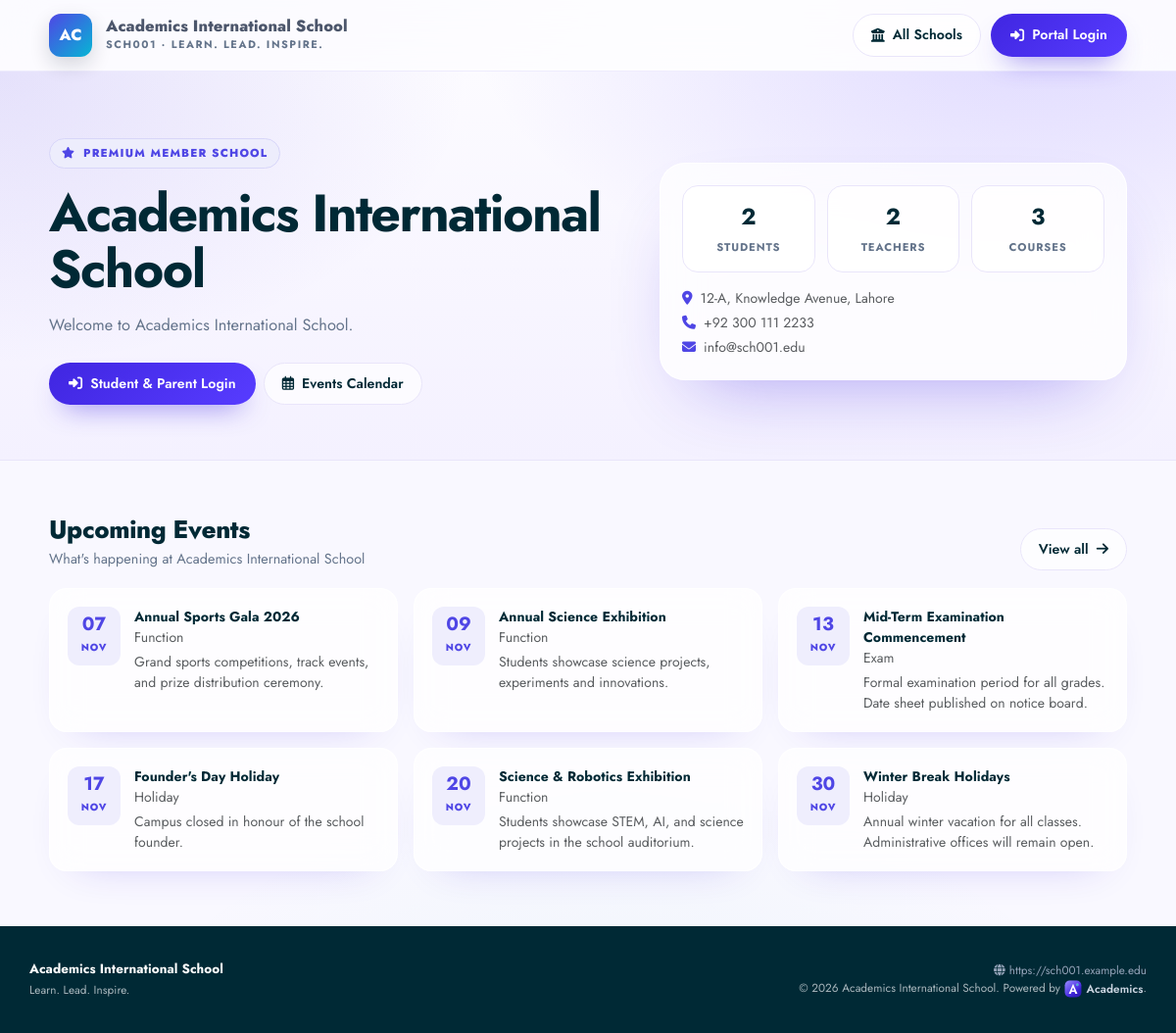
/public/school.php?code=SCH001, run on the app's committed database.
### tables this page shows
CREATE TABLE `school_settings` (
  `id` int(11) NOT NULL AUTO_INCREMENT,
  `school_id` int(11) NOT NULL,
  `public_page_title` varchar(255) DEFAULT NULL,
  `public_page_description` text DEFAULT NULL,
  `allow_parent_auto_login` tinyint(1) NOT NULL DEFAULT 1,
  `session_timeout_minutes` int(11) NOT NULL DEFAULT 30,
  `created_at` timestamp NOT NULL DEFAULT current_timestamp(),
  `updated_at` timestamp NOT NULL DEFAULT current_timestamp() ON UPDATE current_timestamp(),
  PRIMARY KEY (`id`),
  UNIQUE KEY `school_id` (`school_id`),
  CONSTRAINT `fk_school_settings_school` FOREIGN KEY (`school_id`) REFERENCES `schools` (`id`) ON DELETE CASCADE
);

CREATE TABLE `schools` (
  `id` int(11) NOT NULL AUTO_INCREMENT,
  `school_name` varchar(255) NOT NULL,
  `school_code` varchar(50) NOT NULL,
  `subdomain` varchar(50) DEFAULT NULL,
  `school_email` varchar(255) DEFAULT NULL,
  `school_phone` varchar(30) DEFAULT NULL,
  `school_address` text DEFAULT NULL,
  `owner_name` varchar(100) DEFAULT NULL,
  `school_logo` varchar(255) DEFAULT NULL,
  `primary_color` varchar(20) NOT NULL DEFAULT '#4f46e5',
  `secondary_color` varchar(20) NOT NULL DEFAULT '#06b6d4',
  `motto` varchar(255) DEFAULT NULL,
  `website` varchar(255) DEFAULT NULL,
  `status` enum('active','suspended','trial') NOT NULL DEFAULT 'active',
  `plan` enum('basic','pro','enterprise') NOT NULL DEFAULT 'basic',
  `trial_ends_at` datetime DEFAULT NULL,
  `is_active` tinyint(1) NOT NULL DEFAULT 1,
  `subscription_plan` enum('free','basic','premium') NOT NULL DEFAULT 'free',
  `created_at` timestamp NOT NULL DEFAULT current_timestamp(),
  `updated_at` timestamp NOT NULL DEFAULT current_timestamp() ON UPDATE current_timestamp(),
  PRIMARY KEY (`id`),
  UNIQUE KEY `school_code` (`school_code`),
  UNIQUE KEY `uniq_school_subdomain` (`subdomain`),
  KEY `idx_school_code` (`school_code`),
  KEY `idx_school_active` (`is_active`),
  KEY `idx_school_status` (`status`)
);

CREATE TABLE `school_events` (
  `id` int(11) NOT NULL AUTO_INCREMENT,
  `school_id` int(11) DEFAULT NULL,
  `title` varchar(200) NOT NULL,
  `event_type` enum('Function','Holiday','Exam','Meeting','Other') DEFAULT 'Function',
  `description` text DEFAULT NULL,
  `event_date` date NOT NULL,
  `end_date` date DEFAULT NULL,
  `is_holiday` tinyint(1) DEFAULT 0,
  `status` enum('Upcoming','Ongoing','Completed','Cancelled') DEFAULT 'Upcoming',
  `created_by` int(11) DEFAULT NULL,
  `created_at` timestamp NOT NULL DEFAULT current_timestamp(),
  PRIMARY KEY (`id`),
  KEY `created_by` (`created_by`),
  KEY `idx_event_date` (`event_date`),
  KEY `idx_is_holiday` (`is_holiday`),
  KEY `idx_events_school` (`school_id`),
  CONSTRAINT `school_events_ibfk_1` FOREIGN KEY (`created_by`) REFERENCES `users` (`id`) ON DELETE SET NULL
);

### includes/tenant.php (called while the page is built, shortened)
<?php
require_once __DIR__ . '/functions.php';
function school_by_code(PDO $pdo, string $code, bool $activeOnly = true): ?array {
    $sql = "SELECT s.*, ss.public_page_title, ss.public_page_description
            FROM schools s LEFT JOIN school_settings ss ON ss.school_id = s.id
            WHERE s.school_code = ?" . ($activeOnly ? " AND s.is_active = 1" : "") . " LIMIT 1";
    $st = $pdo->prepare($sql);
    $st->execute([$code]);
    return $st->fetch() ?: null;
}

### includes/functions.php (called while the page is built, shortened)
<?php
function e($string) {
    return htmlspecialchars($string ?? '', ENT_QUOTES, 'UTF-8');
}

### public/school.php (the view, shortened to what this page needs)
<?php
require_once __DIR__ . '/../includes/functions.php';
require_once __DIR__ . '/../includes/tenant.php';
require_once __DIR__ . '/../config/db.php';
$code = strtoupper(trim($_GET['code'] ?? ''));
$contextSchool = saas_bootstrap_school_context($pdo);
$school = $code !== '' ? school_by_code($pdo, $code, false) : $contextSchool;
    ?>
    <?php
$stmt = $pdo->prepare("SELECT * FROM school_events WHERE school_id = ? AND status <> 'Cancelled' AND event_date >= CURDATE() ORDER BY event_date ASC LIMIT 6");
$stmt->execute([$school['id']]);
$events = $stmt->fetchAll();
$stmt = $pdo->prepare("SELECT COUNT(*) FROM students WHERE school_id = ? AND status = 'Active'");
$stmt->execute([$school['id']]);
$studentCount = (int)$stmt->fetchColumn();
$stmt = $pdo->prepare("SELECT COUNT(*) FROM users WHERE school_id = ? AND role = 'teacher' AND is_active = 1");
$stmt->execute([$school['id']]);
$teacherCount = (int)$stmt->fetchColumn();
$stmt = $pdo->prepare("SELECT COUNT(*) FROM courses WHERE school_id = ?");
$stmt->execute([$school['id']]);
$courseCount = (int)$stmt->fetchColumn();
$initials = strtoupper(substr(preg_replace('/[^A-Za-z]/', '', $school['school_name']), 0, 2));
?>
<!DOCTYPE html>
<html lang="en">
<head>
    <link href="https://cdn.jsdelivr.net/npm/bootstrap@5.3.2/dist/css/bootstrap.min.css" rel="stylesheet">
    <link href="https://cdnjs.cloudflare.com/ajax/libs/font-awesome/6.5.1/css/all.min.css" rel="stylesheet">
    <link rel="stylesheet" href="../assets/css/edustudy-theme.css">
</head>
<body class="school-public-page">
    <nav class="pub-nav">
        <div class="wrap">
            <div class="brand-mark"><?php echo e($initials); ?></div>
            <div>
                <div class="brand-name"><?php echo e($school['school_name']); ?></div>
                <div class="brand-sub"><?php echo e($school['school_code']); ?> · <?php echo e($school['motto'] ?: 'Official Portal'); ?></div>
            </div>
            <div class="nav-actions">
                <a class="btn-ghost" href="index.php"><i class="fas fa-building-columns"></i> All Schools</a>
                <a class="btn-brand" href="../auth/login.php"><i class="fas fa-right-to-bracket"></i> Portal Login</a>
            </div>
        </div>
    </nav>
    <header class="hero">
        <div class="wrap">
            <div>
                <span class="eyebrow"><i class="fas fa-star"></i> <?php echo e(ucfirst($school['subscription_plan'])); ?> Member School</span>
                <h1><?php echo e($school['school_name']); ?></h1>
                <p><?php echo e($school['public_page_description'] ?: 'A place where curiosity is encouraged, character is built, and every learner is prepared for a changing world.'); ?></p>
                <div class="d-flex gap-2 flex-wrap mt-4">
                    <a class="btn-brand" href="../auth/login.php"><i class="fas fa-right-to-bracket"></i> Student &amp; Parent Login</a>
                    <a class="btn-ghost" href="school_events.php?code=<?php echo urlencode($school['school_code']); ?>"><i class="far fa-calendar-days"></i> Events Calendar</a>
                </div>
            </div>
            <div class="hero-card">
                <div class="stat-grid mb-3">
                    <div class="stat"><b><?php echo number_format($studentCount); ?></b><span>Students</span></div>
                    <div class="stat"><b><?php echo number_format($teacherCount); ?></b><span>Teachers</span></div>
                    <div class="stat"><b><?php echo number_format($courseCount); ?></b><span>Courses</span></div>
                </div>
                <div class="d-flex align-items-center gap-2 small text-muted"><i class="fas fa-location-dot" style="color:var(--p)"></i><?php echo e($school['school_address'] ?: 'Address not published'); ?></div>
                <?php if ($school['school_phone']): ?><div class="d-flex align-items-center gap-2 small text-muted mt-1"><i class="fas fa-phone" style="color:var(--p)"></i><?php echo e($school['school_phone']); ?></div><?php endif; ?>
                <?php if ($school['school_email']): ?><div class="d-flex align-items-center gap-2 small text-muted mt-1"><i class="fas fa-envelope" style="color:var(--p)"></i><?php echo e($school['school_email']); ?></div><?php endif; ?>
            </div>
        </div>
    </header>
    <section class="section">
        <div class="section-head">
            <div><h2>Upcoming Events</h2><p>What's happening at <?php echo e($school['school_name']); ?></p></div>
            <a class="btn-ghost" href="school_events.php?code=<?php echo urlencode($school['school_code']); ?>">View all <i class="fas fa-arrow-right"></i></a>
        </div>
        <div class="row g-3">
            <?php foreach ($events as $ev): ?>
            <div class="col-12 col-md-6 col-xl-4">
                <div class="event-card">
                    <div class="event-date"><b><?php echo date('d', strtotime($ev['event_date'])); ?></b><span><?php echo date('M', strtotime($ev['event_date'])); ?></span></div>
                    <div>
                        <div class="fw-bold small"><?php echo e($ev['title']); ?></div>
                        <div class="text-muted small mb-1"><?php echo e($ev['event_type']); ?><?php echo ($ev['is_holiday'] && $ev['event_type'] !== 'Holiday') ? ' · Holiday' : ''; ?></div>
                        <div class="text-muted small"><?php echo e(mb_substr($ev['description'] ?? '', 0, 90)); ?><?php echo mb_strlen($ev['description'] ?? '') > 90 ? '…' : ''; ?></div>
                    </div>
                </div>
            </div>
            <?php endforeach; ?>
        </div>
    </section>
    <footer class="footer">
        <div class="wrap">
            <div><strong style="color:#fff;"><?php echo e($school['school_name']); ?></strong><br><span class="small"><?php echo e($school['motto'] ?: 'Excellence in education'); ?></span></div>
            <div class="text-md-end small">
                <?php if ($school['website']): ?><a href="<?php echo e($school['website']); ?>" target="_blank" rel="noopener" style="color:#94a3b8;text-decoration:none;"><i class="fas fa-globe me-1"></i><?php echo e($school['website']); ?></a><br><?php endif; ?>
                © <?php echo date('Y'); ?> <?php echo e($school['school_name']); ?>. Powered by
                <a href="../index.php" style="color:#cbd5e1;text-decoration:none;font-weight:600;display:inline-flex;align-items:center;gap:5px;vertical-align:middle;">
                    <img src="../assets/img/academics-mark.svg" alt="" width="18" height="18" style="border-radius:5px;"> Academics
                </a>.
            </div>
        </div>
    </footer>
</body>
</html>

### data on the page
school_settings: school.school_name "AC", school.school_name "Academics International School", school.school_code "SCH001", school.motto "LEARN. LEAD. INSPIRE.", school.subscription_plan "PREMIUM", public_page_description "Welcome to Academics International School.", school.school_address "12-A, Knowledge Avenue, Lahore", school.school_phone "+92 300 111 2233", school.school_email "info@sch001.edu", school.motto "Learn. Lead. Inspire.", school.website "https://sch001.example.edu"
school_events: event_date "07", event_date "NOV", title "Annual Sports Gala 2026", event_type "Function", description "Grand sports competitions, track events, and prize distribution ceremony."
school_events: event_date "09", event_date "NOV", title "Annual Science Exhibition", event_type "Function", description "Students showcase science projects, experiments and innovations."
school_events: event_date "13", event_date "NOV", title "Mid-Term Examination Commencement", event_type "Exam", description "Formal examination period for all grades. Date sheet published on notice board."
school_events: event_date "17", event_date "NOV", title "Founder's Day Holiday", event_type "Holiday", description "Campus closed in honour of the school founder."
school_events: event_date "20", event_date "NOV", title "Science & Robotics Exhibition", event_type "Function", description "Students showcase STEM, AI, and science projects in the school auditorium."
school_events: event_date "30", event_date "NOV", title "Winter Break Holidays", event_type "Holiday", description "Annual winter vacation for all classes. Administrative offices will remain open."

### other printed values
$studentCount "2"
$teacherCount "2"
$courseCount "3"
